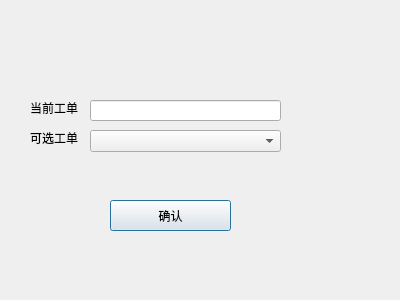
<?xml version="1.0" encoding="UTF-8"?>
<ui version="4.0">
 <class>SelectOrder</class>
 <widget class="QDialog" name="SelectOrder">
  <property name="geometry">
   <rect>
    <x>0</x>
    <y>0</y>
    <width>400</width>
    <height>300</height>
   </rect>
  </property>
  <property name="windowTitle">
   <string>Form</string>
  </property>
  <widget class="QLabel" name="label">
   <property name="geometry">
    <rect>
     <x>30</x>
     <y>100</y>
     <width>53</width>
     <height>16</height>
    </rect>
   </property>
   <property name="text">
    <string>当前工单：</string>
   </property>
  </widget>
  <widget class="QLineEdit" name="lineEdit">
   <property name="geometry">
    <rect>
     <x>90</x>
     <y>100</y>
     <width>191</width>
     <height>21</height>
    </rect>
   </property>
  </widget>
  <widget class="QLabel" name="label_2">
   <property name="geometry">
    <rect>
     <x>30</x>
     <y>130</y>
     <width>53</width>
     <height>16</height>
    </rect>
   </property>
   <property name="text">
    <string>可选工单：</string>
   </property>
  </widget>
  <widget class="QComboBox" name="comboBox">
   <property name="geometry">
    <rect>
     <x>90</x>
     <y>130</y>
     <width>191</width>
     <height>22</height>
    </rect>
   </property>
  </widget>
  <widget class="QPushButton" name="pushButton">
   <property name="geometry">
    <rect>
     <x>110</x>
     <y>200</y>
     <width>121</width>
     <height>31</height>
    </rect>
   </property>
   <property name="text">
    <string>确认</string>
   </property>
  </widget>
 </widget>
 <resources/>
 <connections/>
</ui>
